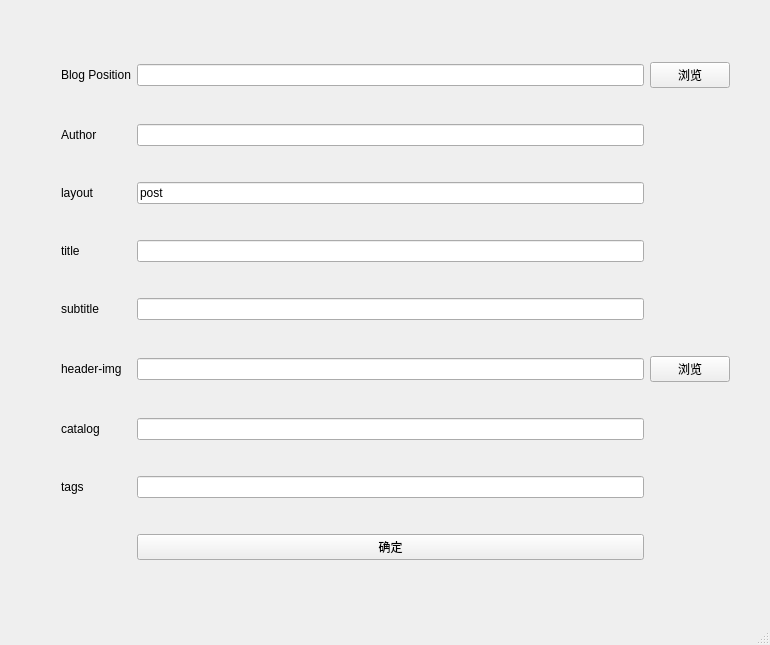
<?xml version="1.0" encoding="UTF-8"?>
<ui version="4.0">
 <class>MainWindow</class>
 <widget class="QMainWindow" name="MainWindow">
  <property name="geometry">
   <rect>
    <x>0</x>
    <y>0</y>
    <width>770</width>
    <height>645</height>
   </rect>
  </property>
  <property name="windowTitle">
   <string>MainWindow</string>
  </property>
  <widget class="QWidget" name="centralWidget">
   <widget class="QWidget" name="gridLayoutWidget">
    <property name="geometry">
     <rect>
      <x>50</x>
      <y>21</y>
      <width>691</width>
      <height>581</height>
     </rect>
    </property>
    <layout class="QGridLayout" name="gridLayout">
     <item row="4" column="0">
      <widget class="QLabel" name="label_2">
       <property name="text">
        <string>subtitle</string>
       </property>
      </widget>
     </item>
     <item row="7" column="0">
      <widget class="QLabel" name="label_3">
       <property name="text">
        <string>tags</string>
       </property>
      </widget>
     </item>
     <item row="6" column="0">
      <widget class="QLabel" name="label_5">
       <property name="text">
        <string>catalog</string>
       </property>
      </widget>
     </item>
     <item row="1" column="0">
      <widget class="QLabel" name="label_8">
       <property name="text">
        <string>Author</string>
       </property>
      </widget>
     </item>
     <item row="7" column="1">
      <widget class="QLineEdit" name="tagsEdit"/>
     </item>
     <item row="0" column="2">
      <widget class="QPushButton" name="BlogPositionBrowser">
       <property name="text">
        <string>浏览</string>
       </property>
      </widget>
     </item>
     <item row="3" column="1">
      <widget class="QLineEdit" name="titleEdit">
       <property name="text">
        <string/>
       </property>
      </widget>
     </item>
     <item row="4" column="1">
      <widget class="QLineEdit" name="subtitleEdit"/>
     </item>
     <item row="5" column="1">
      <widget class="QLineEdit" name="imgEdit">
       <property name="text">
        <string/>
       </property>
       <property name="readOnly">
        <bool>false</bool>
       </property>
      </widget>
     </item>
     <item row="6" column="1">
      <widget class="QLineEdit" name="catalogEdit"/>
     </item>
     <item row="5" column="0">
      <widget class="QLabel" name="label_4">
       <property name="text">
        <string>header-img</string>
       </property>
      </widget>
     </item>
     <item row="1" column="1">
      <widget class="QLineEdit" name="AuthorEdit">
       <property name="text">
        <string/>
       </property>
      </widget>
     </item>
     <item row="0" column="0">
      <widget class="QLabel" name="label_7">
       <property name="text">
        <string>Blog Position</string>
       </property>
      </widget>
     </item>
     <item row="3" column="0">
      <widget class="QLabel" name="label">
       <property name="text">
        <string>title</string>
       </property>
      </widget>
     </item>
     <item row="0" column="1">
      <widget class="QLineEdit" name="BlogPositionEdit">
       <property name="readOnly">
        <bool>true</bool>
       </property>
      </widget>
     </item>
     <item row="2" column="1">
      <widget class="QLineEdit" name="layoutEdit">
       <property name="text">
        <string>post</string>
       </property>
      </widget>
     </item>
     <item row="2" column="0">
      <widget class="QLabel" name="label_6">
       <property name="text">
        <string>layout</string>
       </property>
      </widget>
     </item>
     <item row="5" column="2">
      <widget class="QPushButton" name="imgBrowser">
       <property name="text">
        <string>浏览</string>
       </property>
      </widget>
     </item>
     <item row="8" column="1">
      <widget class="QPushButton" name="Start">
       <property name="text">
        <string>确定</string>
       </property>
      </widget>
     </item>
    </layout>
   </widget>
  </widget>
  <widget class="QStatusBar" name="statusBar"/>
 </widget>
 <layoutdefault spacing="6" margin="11"/>
 <resources/>
 <connections/>
</ui>
